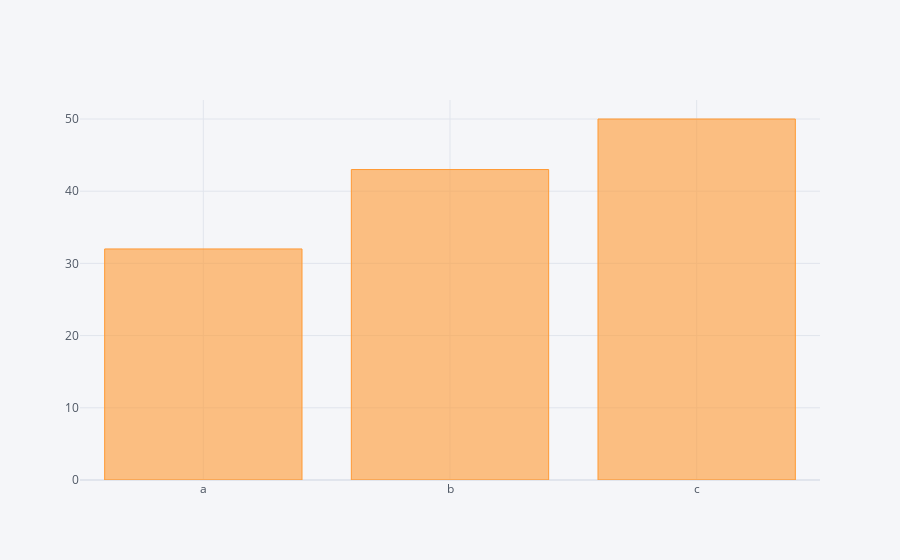

Notebook cell for this chart:
### Code cell
df2.iplot(kind='bar', x='Category', y='Values')

### Figure 1 — Plotly figure (JSON) as saved in the notebook; plotly's stock layout.template omitted (floating-point values rounded to 4 significant figures)
{"data": [{"marker": {"color": "rgba(255, 153, 51, 0.6)", "line": {"color": "rgba(255, 153, 51, 1.0)", "width": 1}}, "name": "Values", "orientation": "v", "text": "", "type": "bar", "x": ["a", "b", "c"], "y": [32, 43, 50]}], "layout": {"legend": {"bgcolor": "#F5F6F9", "font": {"color": "#4D5663"}}, "paper_bgcolor": "#F5F6F9", "plot_bgcolor": "#F5F6F9", "title": {"font": {"color": "#4D5663"}}, "xaxis": {"gridcolor": "#E1E5ED", "showgrid": true, "tickfont": {"color": "#4D5663"}, "title": {"font": {"color": "#4D5663"}, "text": ""}, "zerolinecolor": "#E1E5ED"}, "yaxis": {"gridcolor": "#E1E5ED", "showgrid": true, "tickfont": {"color": "#4D5663"}, "title": {"font": {"color": "#4D5663"}, "text": ""}, "zerolinecolor": "#E1E5ED"}}}
